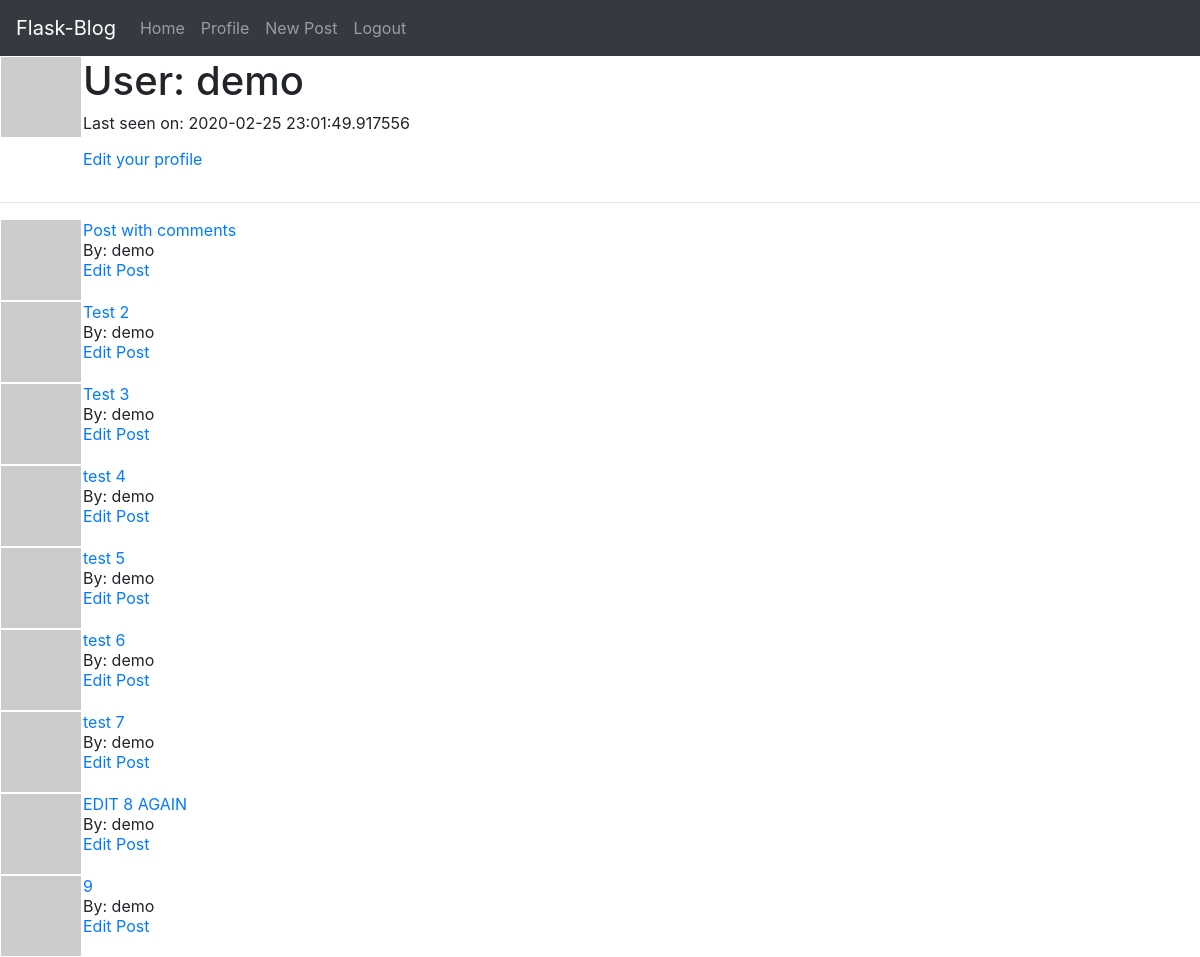
/user/demo (signed in), run on the app's committed database.
### app/models.py (models this page shows, shortened)
class User(UserMixin, db.Model):  # Table to hold the user data
    id = db.Column(db.Integer, primary_key=True)
    username = db.Column(db.String(64), index=True, unique=True)
    email = db.Column(db.String(120), index=True, unique=True)
    password_hash = db.Column(db.String(128))
    posts = db.relationship('Post', backref='author', lazy='dynamic')
    about_me = db.Column(db.String(140))
    last_seen = db.Column(db.DateTime, default=datetime.utcnow)
    def avatar(self, size):
        digest = md5(self.email.lower().encode('utf-8')).hexdigest()
        return 'https://www.gravatar.com/avatar/{}?d=identicon&s={}'.format(digest, size)

class Post(db.Model):  # Table to hold the blog posts written by users
    id = db.Column(db.Integer, primary_key=True)
    title = db.Column(db.String(140))
    subtitle = db.Column(db.String(140))
    body = db.Column(db.String(1500))
    timestamp = db.Column(db.DateTime, index=True, default=datetime.utcnow)
    user_id = db.Column(db.Integer, db.ForeignKey('user.id'))

### app/routes.py (the view)
@app.route('/user/<username>')
@login_required
def user(username):
    user = User.query.filter_by(username=username).first_or_404()
    posts = Post.query.filter_by(user_id=user.id).all()
    return render_template('user.html', user=user, posts=posts)

### app/models.py (called while the page is built)
@login.user_loader
def load_user(id):
    return User.query.get(int(id))

### app/routes.py (called while the page is built)
@app.before_request  # Function is executed before the view function
def before_request():
    if current_user.is_authenticated:
        current_user.last_seen = datetime.utcnow()  # update the last_seen variable
        db.session.commit()

### app/templates/user.html (shortened to what this page needs)
{% extends "base.html" %}
{% block content %}
<table>
    <tr valign="top">
        <td><img src="{{ user.avatar(128) }}"></td>
        <td>
            <h1>User: {{ user.username }}</h1>
            {% if user.last_seen %} <p>Last seen on: {{ user.last_seen }}</p> {% endif %}
            {% if user == current_user %}
            <p><a href="{{ url_for('edit_profile') }}">Edit your profile</a></p>
            {% endif %}
        </td>
    </tr>
</table>
<hr>
{% for post in posts %}
{% include "_post.html" %}
{% endfor %}
{% endblock %}

### app/templates/_post.html
<table>
    <tr valign="top">
        <td><img src="{{ post.author.avatar(64) }}"></td>
        <td>
            <a href="{{ url_for('post', post_id=post.id) }}">{{ post.title }}</a><br>
            By: {{ post.author.username }} <br>
            {% if current_user.id == post.user_id %}
            <a href="{{ url_for('edit_post', post_id=post.id) }}">Edit Post</a>
            {% endif %}
        </td>
    </tr>
</table>

### data on the page
User: username "demo", last_seen "2020-02-25 23:01:49.917556"
Post: title "Post with comments", author.username "demo"
Post: title "Test 2", author.username "demo"
Post: title "Test 3", author.username "demo"
Post: title "test 4", author.username "demo"
Post: title "test 5", author.username "demo"
Post: title "test 6", author.username "demo"
Post: title "test 7", author.username "demo"
Post: title "EDIT 8 AGAIN", author.username "demo"
Post: title "9", author.username "demo"
